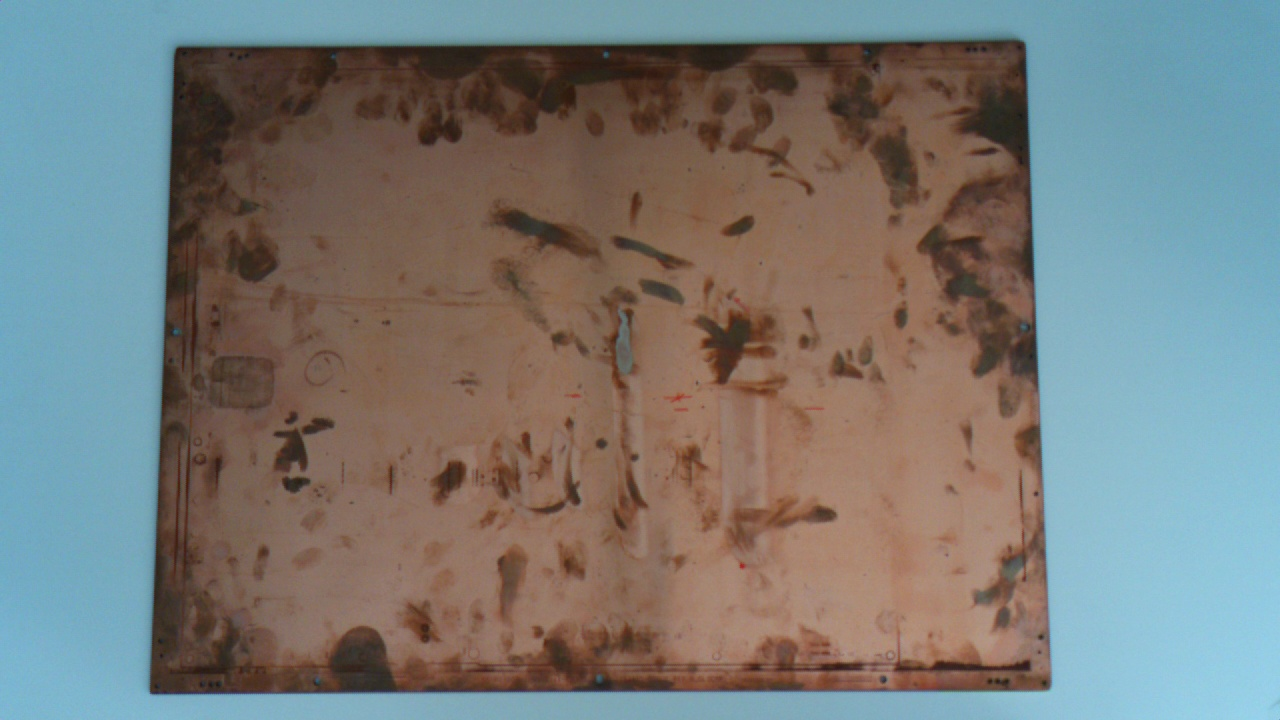
#> input picture plate_dataset/image_00016.jpg, 1280 x 720 px
$ python -i lab_mask.py   (imports and definitions only)
#> lines starting #> are read from the running program, lines starting #| are printed output that depends on the picture; after the words box and inside, x2 and y2 are one past the last pixel; in counts of white or black regions, pixels touching at a corner belong together
#> further down, picture is the input picture: shape (720, 1280, 3); mean B, G, R 119.5, 122.2, 120.7
import cv2
import numpy as np


def lab_mask(
    image,
    b_low=120,
    b_high=170,
):

#> called with b_low = 150, b_high = 160
    lab = cv2.cvtColor(
        image,
        cv2.COLOR_BGR2LAB,
    )
#> lab: shape (720, 1280, 3); mean of channels 0, 1, 2 130.6, 129.3, 130.8

    _, _, B = cv2.split(lab)
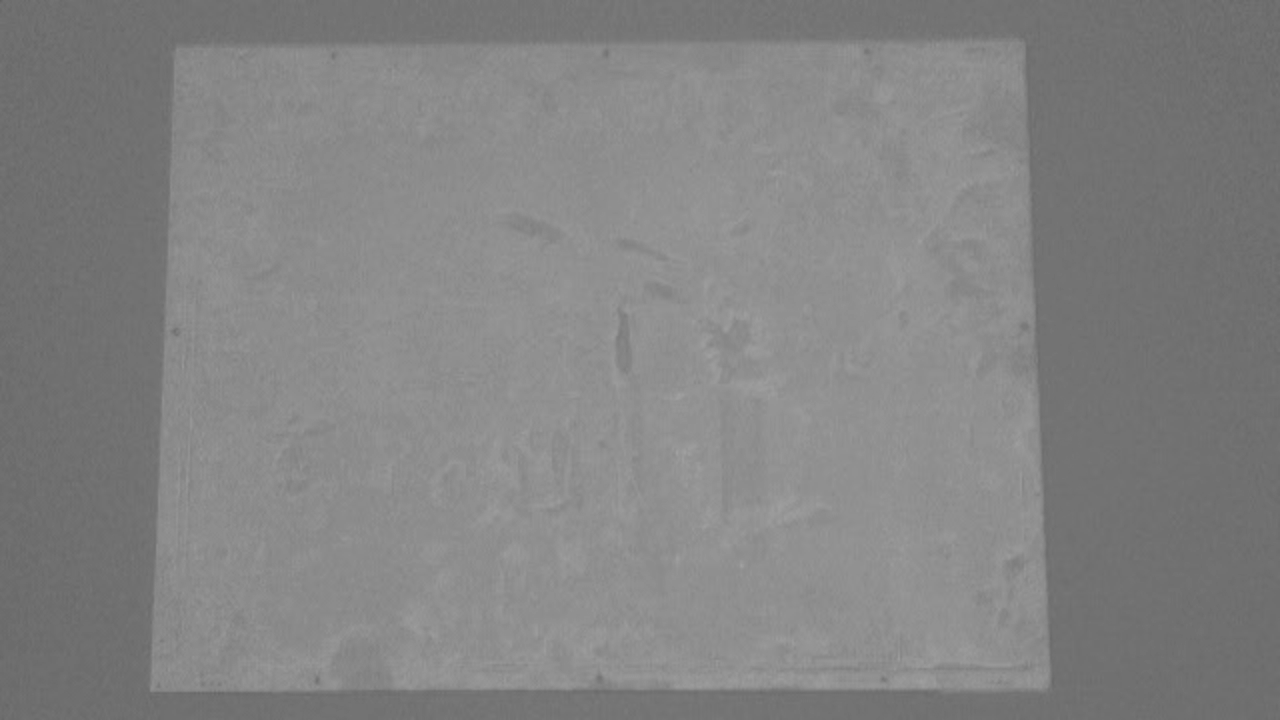
#> B: shape (720, 1280); min 97, max 161, mean 130.8

    mask = cv2.inRange(
        B,
        b_low,
        b_high,
    )
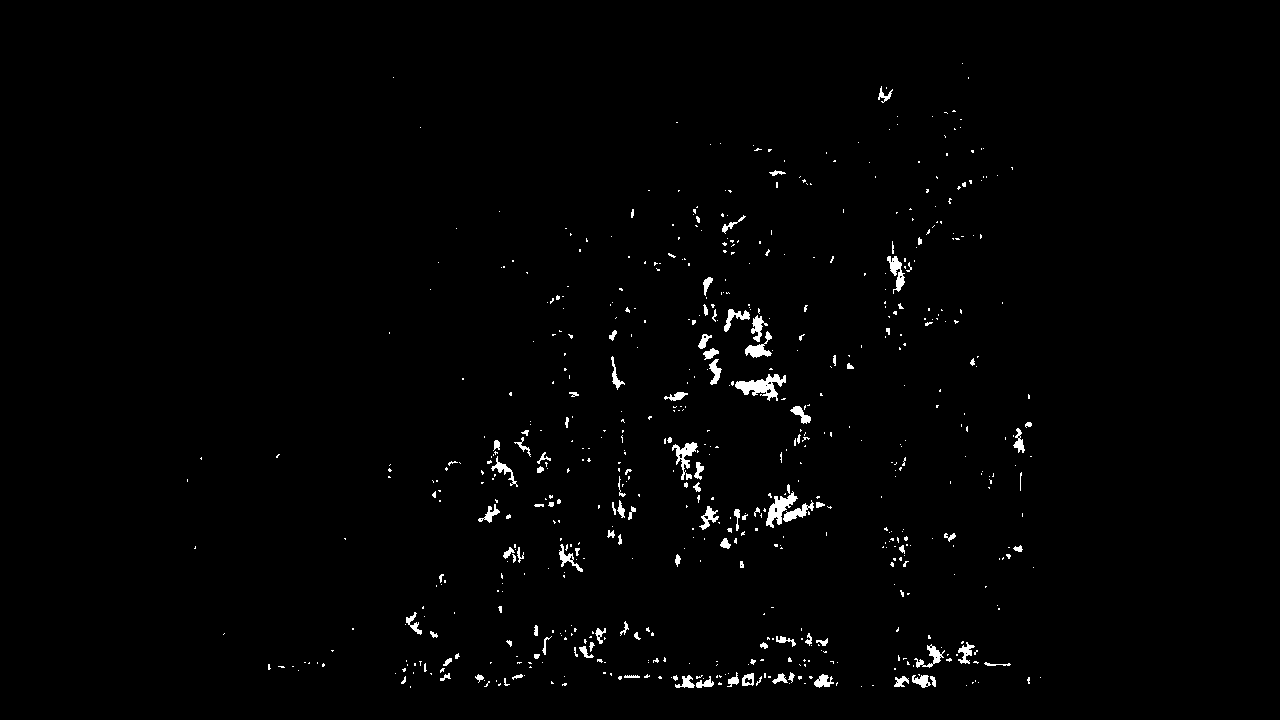
#> mask: shape (720, 1280); 1.3% white; 641 white regions (527 under 20 px), largest, box (x1, y1, x2, y2) and area: (735, 374, 786, 401) 629, (766, 491, 798, 528) 463, (672, 442, 698, 480) 337

    kernel = np.ones(
        (5, 5),
        np.uint8,
    )

    mask = cv2.morphologyEx(
        mask,
        cv2.MORPH_OPEN,
        kernel,
    )
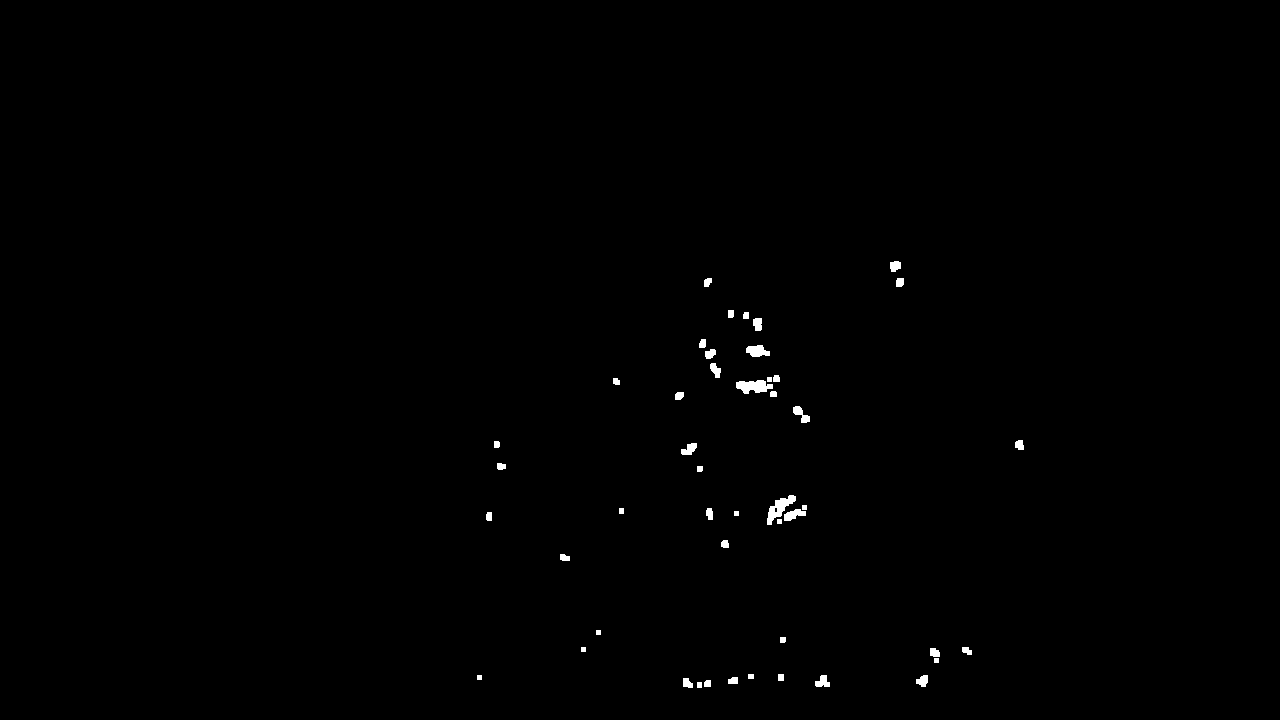
#> mask: shape (720, 1280); 0.39% white; 47 white regions, largest, box (x1, y1, x2, y2) and area: (767, 495, 796, 525) 358, (736, 380, 773, 394) 351, (746, 345, 770, 357) 206

    mask = cv2.morphologyEx(
        mask,
        cv2.MORPH_CLOSE,
        kernel,
    )
#> mask: shape (720, 1280); 0.4% white; 37 white regions, largest, box (x1, y1, x2, y2) and area: (767, 495, 807, 525) 634, (736, 375, 780, 397) 512, (746, 345, 770, 357) 209

    return mask


def process_lab(
    image,
    b_low=150,
    b_high=160,
):

    mask = lab_mask(
        image,
        b_low,
        b_high,
    )

    display = cv2.bitwise_and(
        image,
        image,
        mask=mask,
    )

    return display, mask

>>> import cv2
>>> picture = cv2.imread('../../plate_dataset/image_00016.jpg')
>>> result = process_lab(picture)

$ run again, on plate_dataset/image_00018.jpg
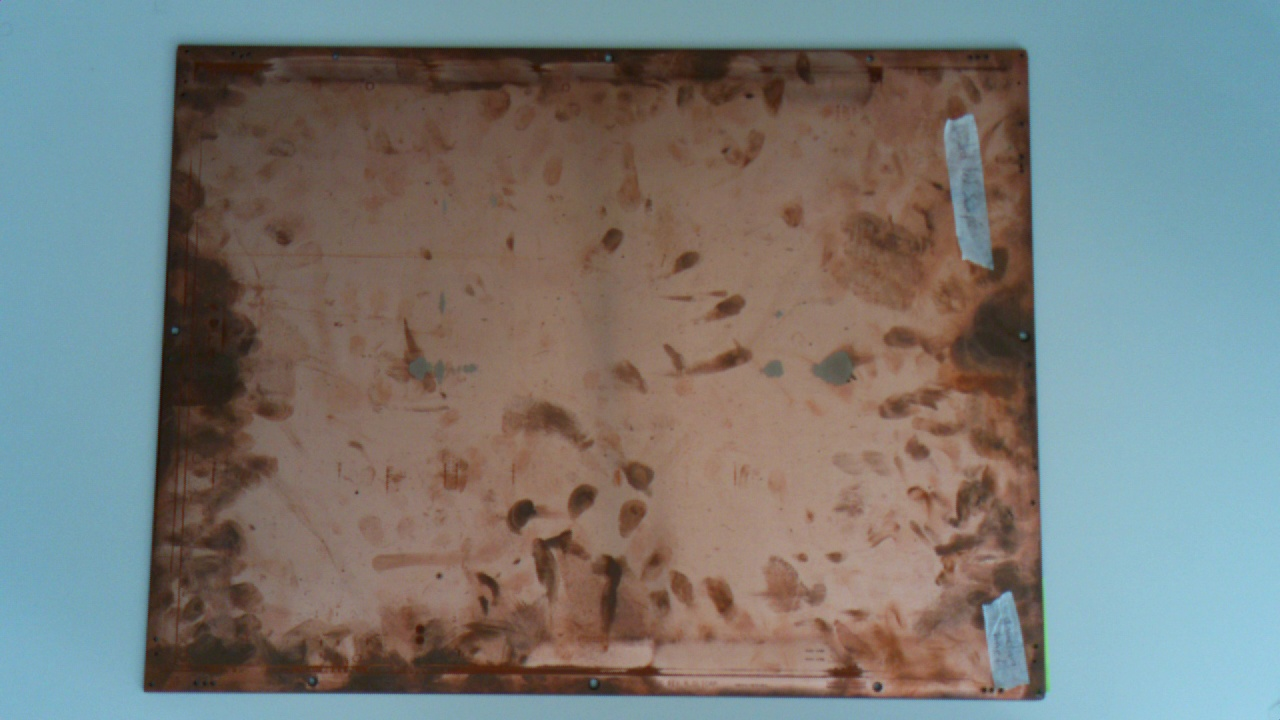
#> input picture plate_dataset/image_00018.jpg, 1280 x 720 px
#> picture is the input picture: shape (720, 1280, 3); mean B, G, R 119.7, 122.5, 121.3
#> lab: shape (720, 1280, 3); mean of channels 0, 1, 2 130.7, 129, 130.7
#> in lab_mask, `_, _, B = cv2.split(lab)`:
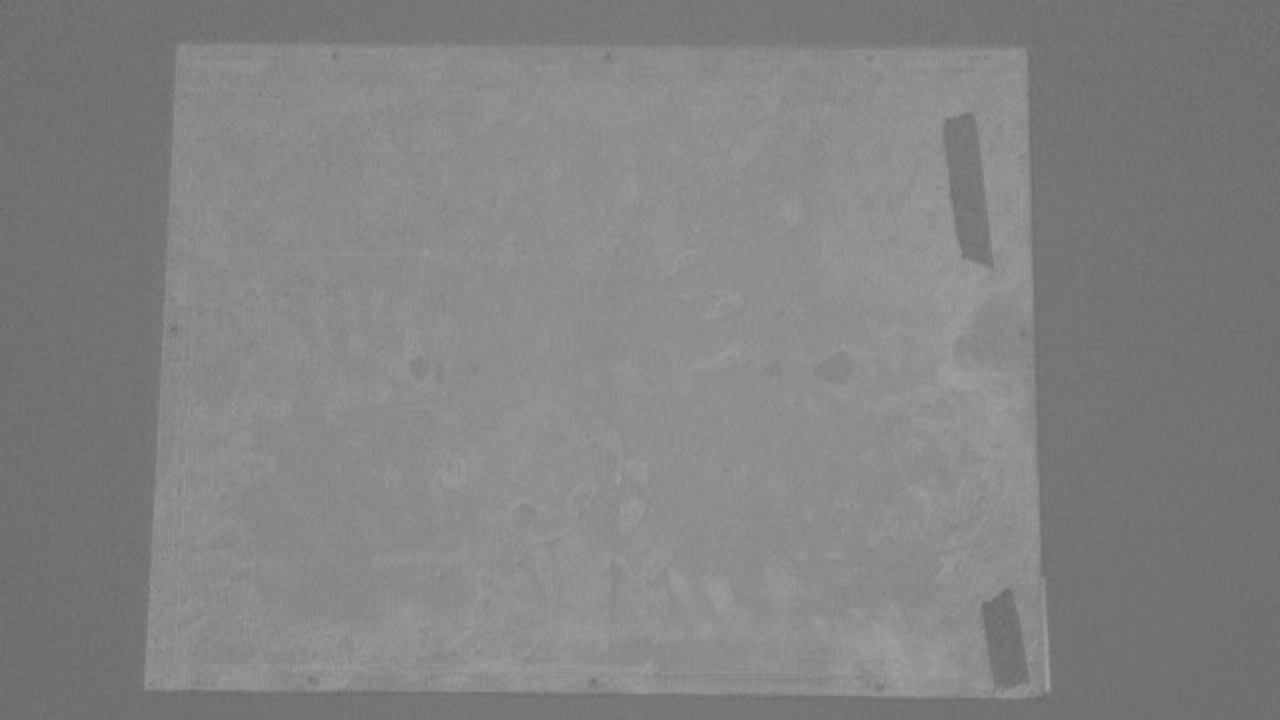
#> B: shape (720, 1280); min 96, max 160, mean 130.7
#> in lab_mask, `mask = cv2.morphologyEx( mask, cv2.MORPH_OPEN, kernel, )`:
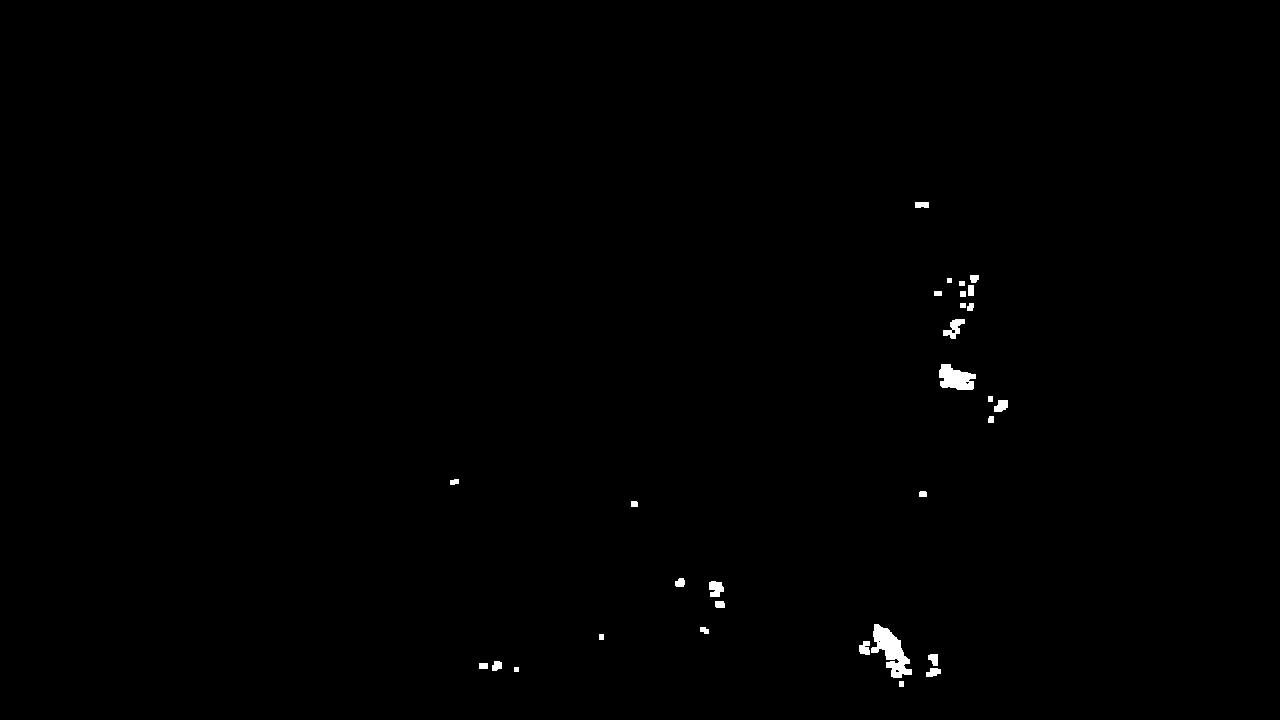
#> mask: shape (720, 1280); 0.39% white; 30 white regions, largest, box (x1, y1, x2, y2) and area: (871, 624, 912, 678) 1052, (939, 364, 976, 390) 663, (943, 319, 965, 339) 218

$ run again, on plate_dataset/image_00019.jpg
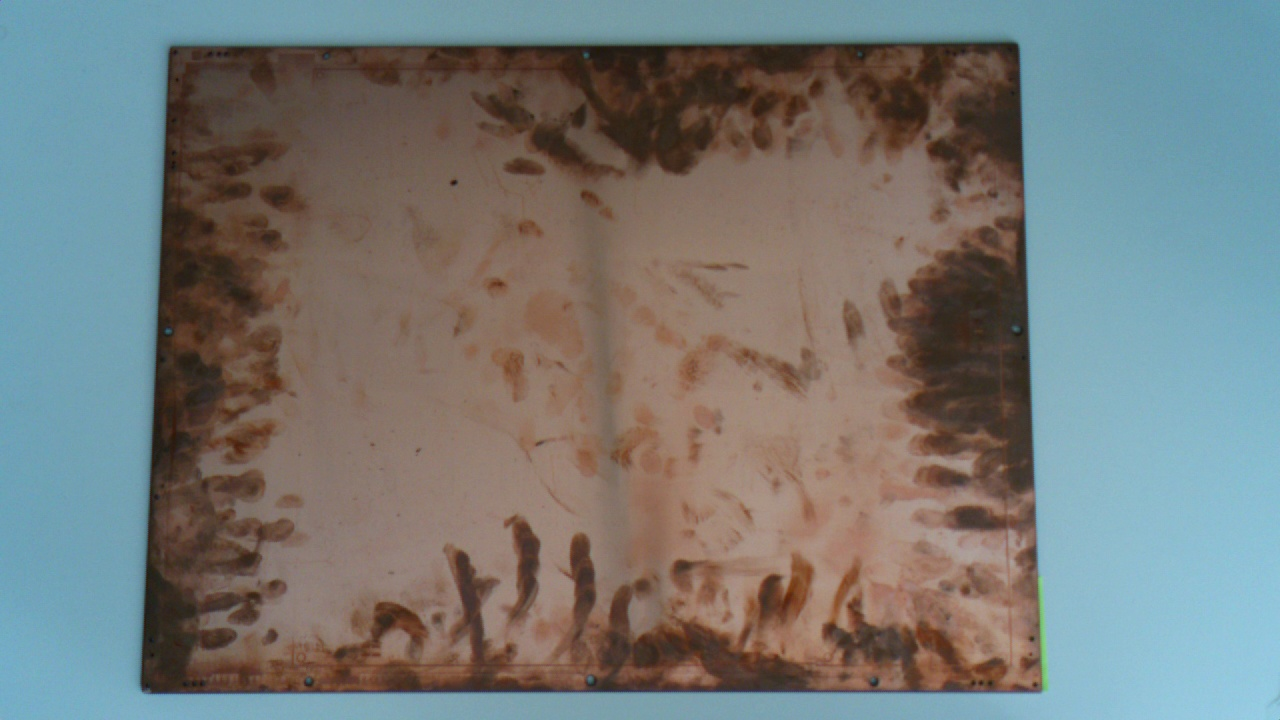
#> input picture plate_dataset/image_00019.jpg, 1280 x 720 px
#> picture is the input picture: shape (720, 1280, 3); mean B, G, R 119.2, 121.2, 118.1
#> lab: shape (720, 1280, 3); mean of channels 0, 1, 2 129, 128.4, 130
#> in lab_mask, `mask = cv2.inRange( B, b_low, b_high, )`:
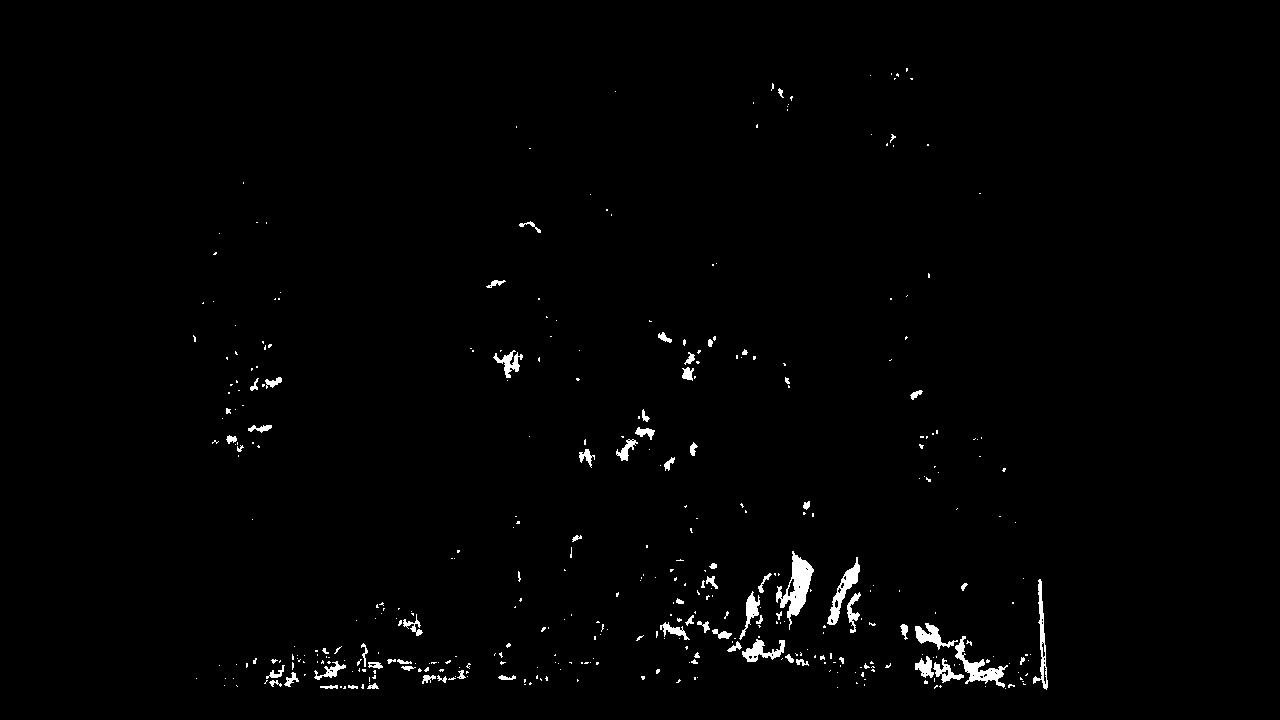
#> mask: shape (720, 1280); 1.2% white; 402 white regions (327 under 20 px), largest, box (x1, y1, x2, y2) and area: (776, 551, 814, 630) 1138, (955, 636, 1008, 688) 739, (827, 557, 860, 625) 622
#> in lab_mask, `mask = cv2.morphologyEx( mask, cv2.MORPH_OPEN, kernel, )`:
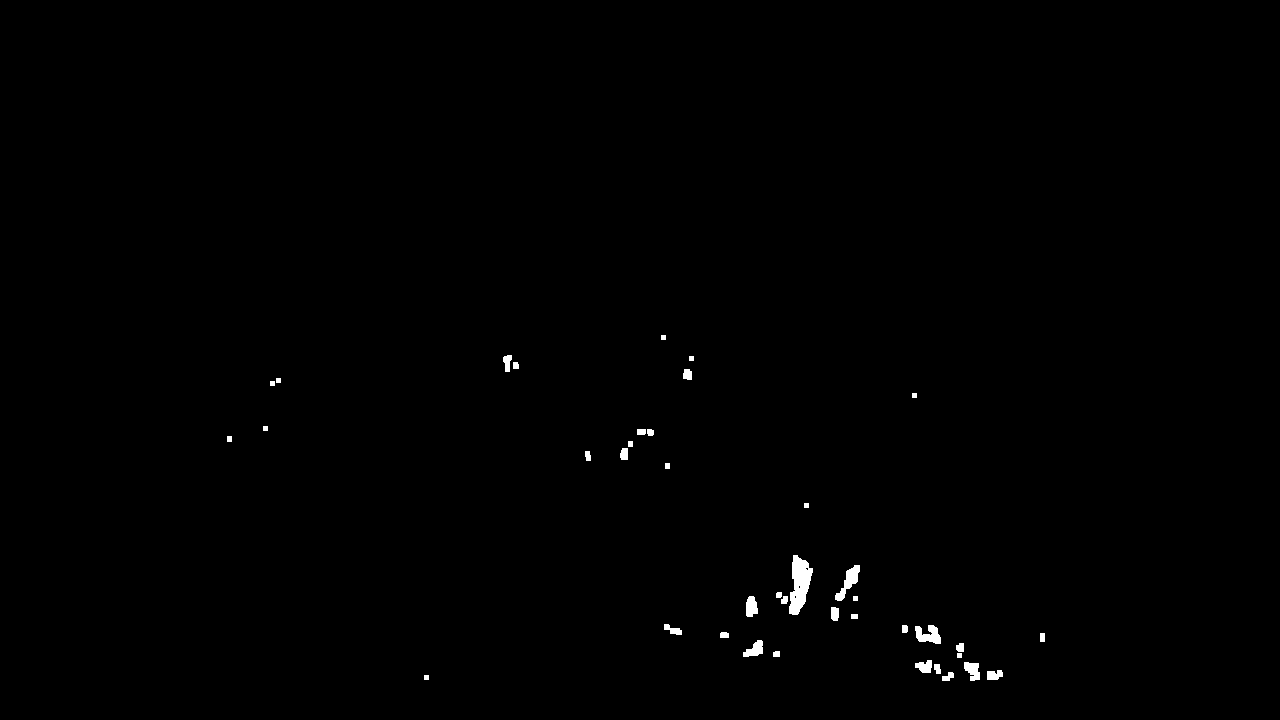
#> mask: shape (720, 1280); 0.43% white; 40 white regions, largest, box (x1, y1, x2, y2) and area: (789, 555, 813, 615) 890, (835, 565, 860, 601) 349, (915, 625, 941, 644) 321
